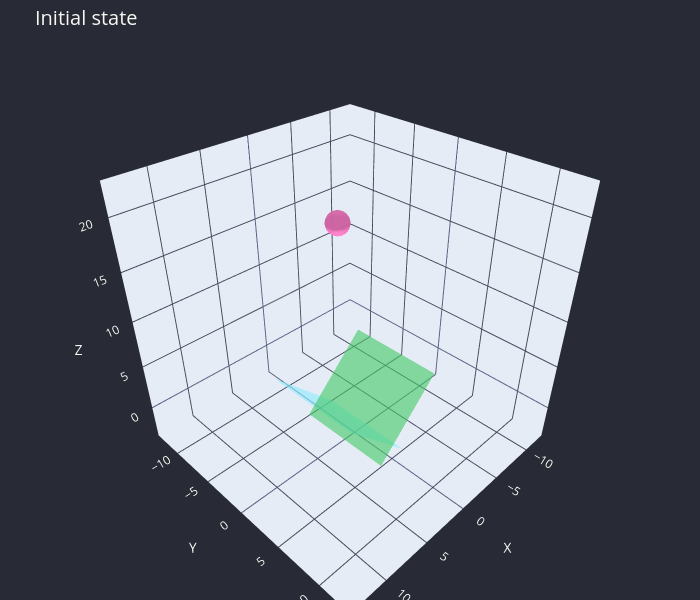

Source (notebook cell):
### Code cell
objectPlot.plot_objects_init()

### Figure 1 — Plotly figure (JSON) as saved in the notebook; plotly's stock layout.template omitted (floating-point values rounded to 4 significant figures; data arrays with more than 128 entries replaced by an {"elided": "..."} marker saying what was removed)
{"data": [{"colorscale": [[0, "#ff79c6"], [1, "#ff79c6"]], "name": "Bouncing Ball", "opacity": 0.8, "showscale": false, "type": "surface", "x": {"elided": "60x60 float values"}, "y": {"elided": "60x60 float values"}, "z": {"elided": "60x60 float values"}}, {"colorscale": [[0, "#8be9fd"], [1, "#8be9fd"]], "name": "Ground 1", "opacity": 0.6, "showscale": false, "type": "surface", "x": [[-1.536, 5.536], [-1.536, 5.536]], "y": [[-5.0, -5.0], [5.0, 5.0]], "z": [[-3.536, 3.536], [-3.536, 3.536]]}, {"colorscale": [[0, "#50fa7b"], [1, "#50fa7b"]], "name": "Ground 2", "opacity": 0.6, "showscale": false, "type": "surface", "x": [[-5.536, 1.536], [-5.536, 1.536]], "y": [[-5.0, -5.0], [5.0, 5.0]], "z": [[3.536, -3.536], [3.536, -3.536]]}], "layout": {"font": {"color": "#f8f8f2"}, "height": 600, "legend": {"bgcolor": "#44475a", "bordercolor": "#6272a4", "borderwidth": 1}, "margin": {"b": 0, "l": 0, "r": 0, "t": 50}, "paper_bgcolor": "#282a36", "plot_bgcolor": "#282a36", "scene": {"aspectmode": "cube", "bgcolor": "#282a36", "xaxis": {"gridcolor": "#44475a", "range": [-12.74, 14.04], "title": {"text": "X"}, "zerolinecolor": "#6272a4"}, "yaxis": {"gridcolor": "#44475a", "range": [-13.39, 13.39], "title": {"text": "Y"}, "zerolinecolor": "#6272a4"}, "zaxis": {"gridcolor": "#44475a", "range": [-3.69, 23.09], "title": {"text": "Z"}, "zerolinecolor": "#6272a4"}}, "title": {"font": {"color": "#f8f8f2", "size": 20}, "text": "Initial state"}, "width": 700}}
